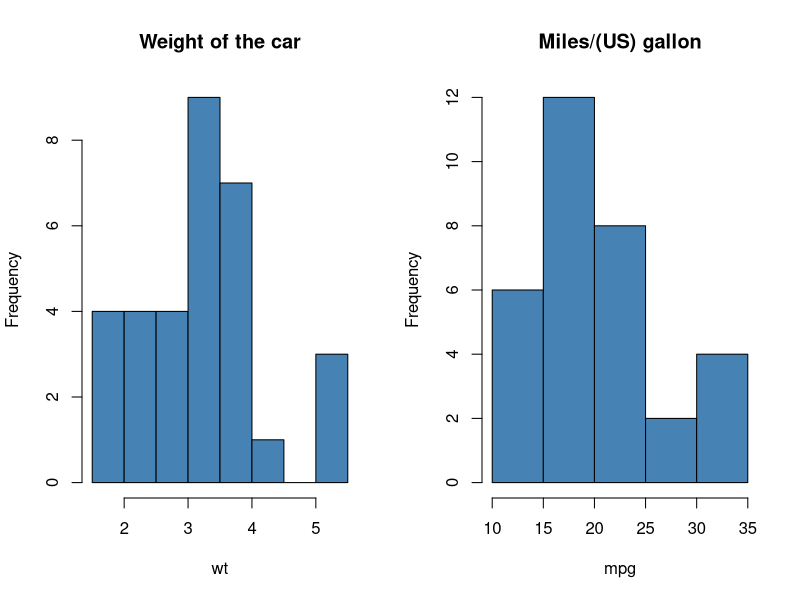
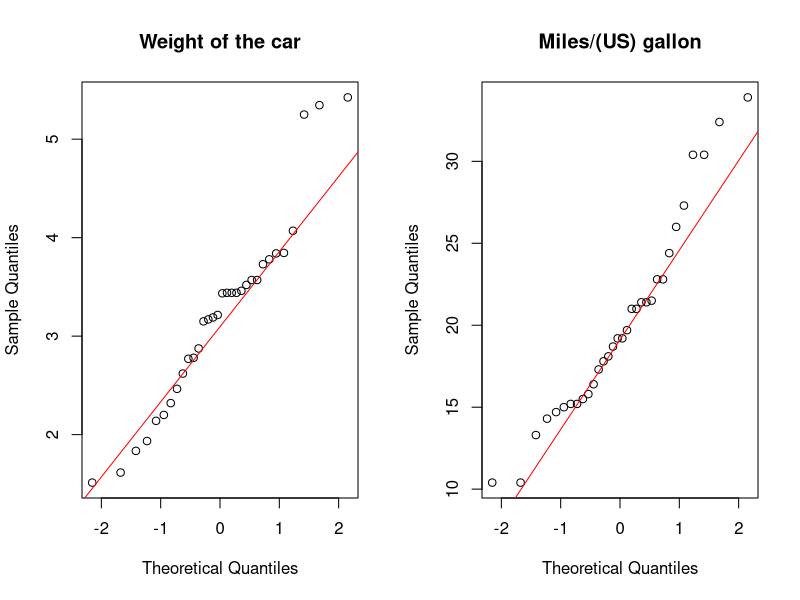
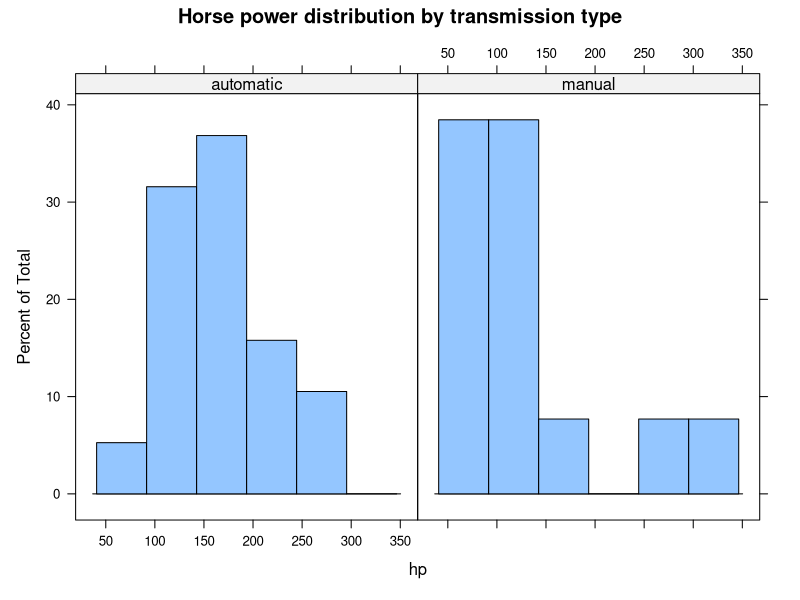

Reproduce these figures in R, in order.
cars <- mtcars
str(cars)


#histogram
attach(cars)
#compare yes and no with 1 chart
opar <- par(no.readonly = TRUE)
#arrange plots in 1 rows by 2 cols
par(mfrow = c(1,2))

with(cars,{
hist(wt, 
     col='steelblue', 
     main='Weight of the car')
})

with(cars,{
hist(mpg, 
     col='steelblue', 
     main='Miles/(US) gallon')
})

par(opar)

#qq plot

#compare yes and no with 1 chart
opar <- par(no.readonly = TRUE)
#arrange plots in 1 rows by 2 cols
par(mfrow = c(1,2))

with(cars,{
qqnorm(cars$wt, main = "Weight of the car")
qqline(cars$wt, col = "red")
})

with(cars,{
qqnorm(cars$mpg, main = "Miles/(US) gallon")
qqline(cars$mpg, col = "red")
})
par(opar)

#shapiro test

normality_test <- shapiro.test(cars$wt)
normality_test$p.value

normality_test <- shapiro.test(cars$mpg)
normality_test$p.value

#Dependent variable is Continuous 
#Independent variable is Continuous 
#Dependent variable is normally distributed
#So Pearson’s Correlation Coefficient 
correlation <- cor.test(cars$wt, cars$mpg, method = 'pearson')
correlation


#################

#Q4
#convert am to a factor as it is categorical
cars$am <- factor(cars$am,
                  labels = c("automatic", "manual"))

#check the distribution of the categorical variable
attach(cars)
library("lattice")
histogram(~hp | am, 
           data = cars, 
           main = "Horse power distribution by transmission type")

#gearbox shapiro test
tapply(hp, am, shapiro.test)

#Horsepower shapiro test
shapiro.test(hp)

#summary
#hp = not normally distributed (continuous) (independent)
#am = not normally distributed (Categorical) (dependent)

#So Wilcoxon-Mann Whitney test

wilcox.test(hp ~ am)

#P-value is 0.0457 so less than 0.05 so H0 is right, no link


